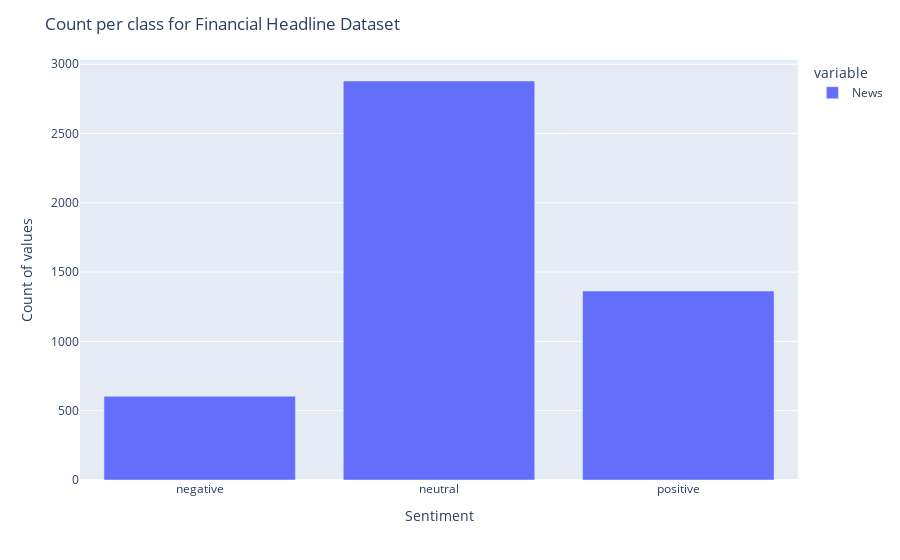

Notebook cell for this chart:
### Code cell
import plotly.express as px
fig = px.bar(f_news_df.groupby('Class').count())
fig.update_layout(
    title='Count per class for Financial Headline Dataset',
)
fig.update_xaxes(title='Sentiment')
fig.update_yaxes(title='Count of values')

### Figure 1 — Plotly figure (JSON) as saved in the notebook; plotly's stock layout.template omitted (floating-point values rounded to 4 significant figures)
{"data": [{"alignmentgroup": "True", "hovertemplate": "variable=News<br>Class=%{x}<br>value=%{y}<extra></extra>", "legendgroup": "News", "marker": {"color": "#636efa", "pattern": {"shape": ""}}, "name": "News", "offsetgroup": "News", "orientation": "v", "showlegend": true, "textposition": "auto", "type": "bar", "x": ["negative", "neutral", "positive"], "xaxis": "x", "y": [604, 2879, 1363], "yaxis": "y"}], "layout": {"barmode": "relative", "legend": {"title": {"text": "variable"}, "tracegroupgap": 0}, "margin": {"t": 60}, "title": {"text": "Count per class for Financial Headline Dataset"}, "xaxis": {"anchor": "y", "domain": [0, 1], "title": {"text": "Sentiment"}}, "yaxis": {"anchor": "x", "domain": [0, 1], "title": {"text": "Count of values"}}}}
